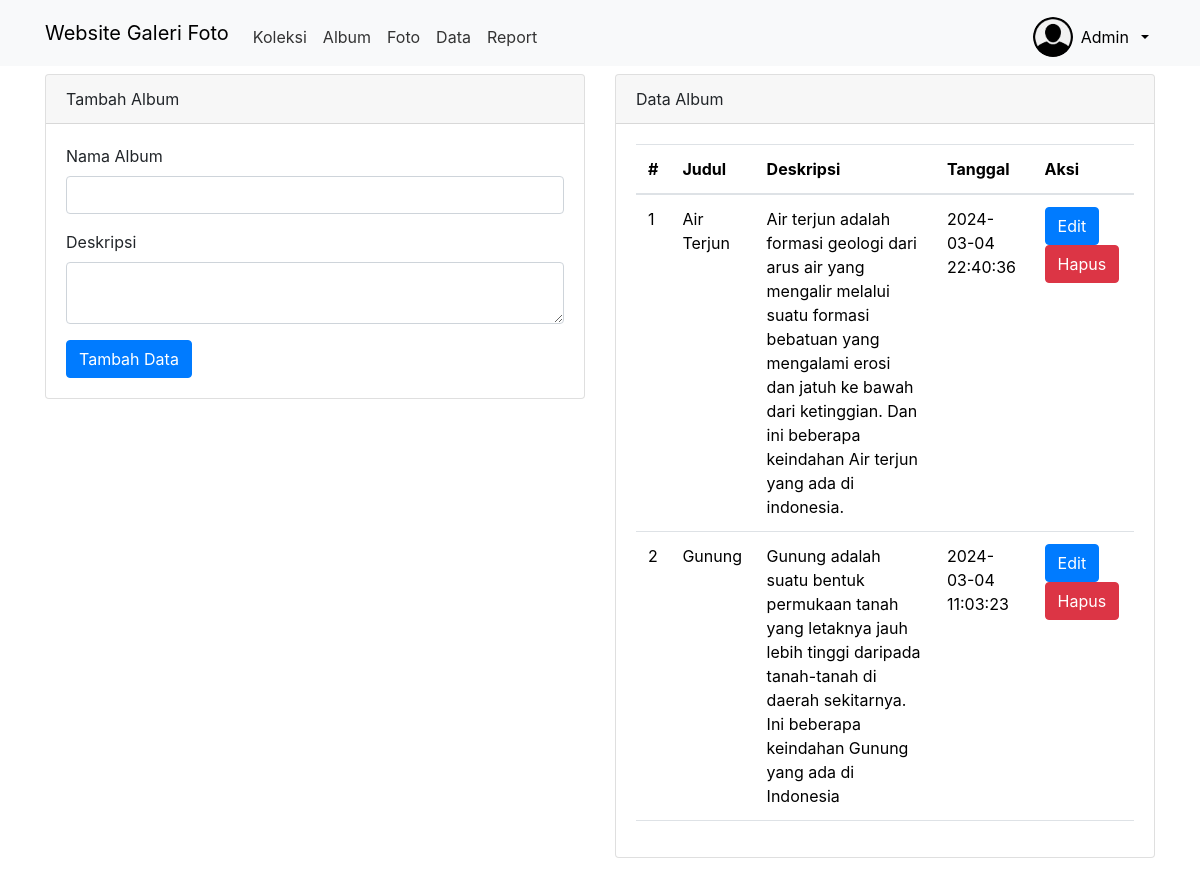
Page /admin/album.php (signed in) on the committed database.
### tables this page shows
CREATE TABLE `albums` (
  `album_id` int(11) NOT NULL,
  `user_id` int(11) NOT NULL,
  `title` varchar(100) NOT NULL,
  `description` text NOT NULL,
  `created_at` datetime NOT NULL DEFAULT current_timestamp() ON UPDATE current_timestamp()
);

### admin/album.php (the view, shortened to what this page needs)
<?php
include '../config/koneksi.php';
if ($_SESSION['status'] != 'login') {
    echo "<script>
    alert('Anda belum Login!');
    location.href='../index.php';
    </script>";
} else {
    $user_id = $_SESSION['user_id'];
    $limit = 5;
    $page = isset($_GET['page']) ? $_GET['page'] : 1;
    $start = ($page - 1) * $limit;
    $sql = mysqli_query($koneksi, "SELECT * FROM albums WHERE user_id='$user_id' LIMIT $start, $limit");
}
?>
<!DOCTYPE html>
<html lang="en">
<head>
    <link rel="stylesheet" type="text/css" href="../aset/css/bootstrap.min.css">
    <link rel="stylesheet" href="https://stackpath.bootstrapcdn.com/bootstrap/4.5.2/css/bootstrap.min.css">
</head>
<body>
<nav class="navbar navbar-expand-lg bg-body-tertiary">
  <div class="container">
    <a class="navbar-brand" href="index_album.php">Website Galeri Foto</a>
    <div class="collapse navbar-collapse mt-2" id="navbarNavAltMarkup">
      <div class="navbar-nav me-auto">
        <a href="home.php" class="nav-link">Koleksi</a>
        <a href="album.php" class="nav-link">Album</a>
        <a href="foto.php" class="nav-link">Foto</a>
        <a href="list_user.php" class="nav-link">Data</a>
        <a href="laporan.php" class="nav-link">Report</a>
      </div>
       <div class="btn-group">
    <button type="button" style='border:none;background-color:transparent;display:flex;flex-direction:row;justify-content:center;align-items:center;gap:8px' class="dropdown-toggle" style='' data-toggle="dropdown" data-mdb-dropdown-init data-mdb-ripple-init aria-expanded="false">
        <img id="profilee-img" class="img-circle img-responsive rounded-circle" src="../aset/img/profilee.png" width="40" height="40">
        <p class='mb-0'><?= $_SESSION['username'] ?></p>
    </button>
</div>
</div>
</nav>
    <div class="container">
        <div class="row">
            <div class="col-md-6">
                <div class="card mt-2">
                    <div class="card-header">Tambah Album</div>
                    <div class="card-body">
                        <form action="../config/proses_album.php" method="POST">
                            <div class="mb-3">
                                <label for="title" class="form-label">Nama Album</label>
                                <input type="text" name="title" class="form-control" required>
                            </div>
                            <div class="mb-3">
                                <label for="deskripsi" class="form-label">Deskripsi</label>
                                <textarea class="form-control" name="description" required></textarea>
                            </div>
                            <button type="submit" class="btn btn-primary" name="tambah">Tambah Data</button>
                        </form>
                    </div>
                </div>
            </div>
            <div class="col-md-6">
                <div class="card mt-2">
                    <div class="card-header">Data Album</div>
                    <div class="card-body">
                        <table class="table">
                            <thead>
                                <tr>
                                    <th>#</th>
                                    <th>Judul</th>
                                    <th>Deskripsi</th>
                                    <th>Tanggal</th>
                                    <th>Aksi</th>
                                </tr>
                            </thead>
                            <tbody>
                                <?php
                                $no = 1;
                                while ($data = mysqli_fetch_array($sql)) {
                                ?>
                                    <tr>
                                        <td><?php echo $no++ ?></td>
                                        <td><?php echo $data['title'] ?></td>
                                        <td><?php echo $data['description'] ?></td>
                                        <td><?php echo $data['created_at'] ?></td>
                                        <td>
                                            <button type="button" class="btn btn-primary" data-bs-toggle="modal" data-bs-target="#edit<?php echo $data['album_id'] ?>">
                                                Edit
                                            </button>
                                            <button type="button" class="btn btn-danger" data-bs-toggle="modal" data-bs-target="#hapus<?php echo $data['album_id'] ?>">
                                                Hapus
                                            </button>
                                        </td>
                                    </tr>
                                <?php } ?>
                            </tbody>
                        </table>
                    </div>
                </div>
            </div>
        </div>
    </div>
</body>
</html>

### admin/album.php (style rules this page uses)
.navbar-nav .nav-link { color: #333; transition: color 0.3s ease; }

### rows in the picture
albums: title "Air Terjun", description "Air terjun adalah formasi geologi dari arus air yang mengalir melalui suatu formasi bebatuan yang mengalami erosi dan jatuh ke bawah dari ketinggian. Dan ini beberapa keindahan Air terjun yang ada di indonesia.", created_at "2024-03-04 22:40:36"
albums: title "Gunung", description "Gunung adalah suatu bentuk permukaan tanah yang letaknya jauh lebih tinggi daripada tanah-tanah di daerah sekitarnya. Ini beberapa keindahan Gunung yang ada di Indonesia", created_at "2024-03-04 11:03:23"

### other values in the picture
$_SESSION['username'] "Admin"
